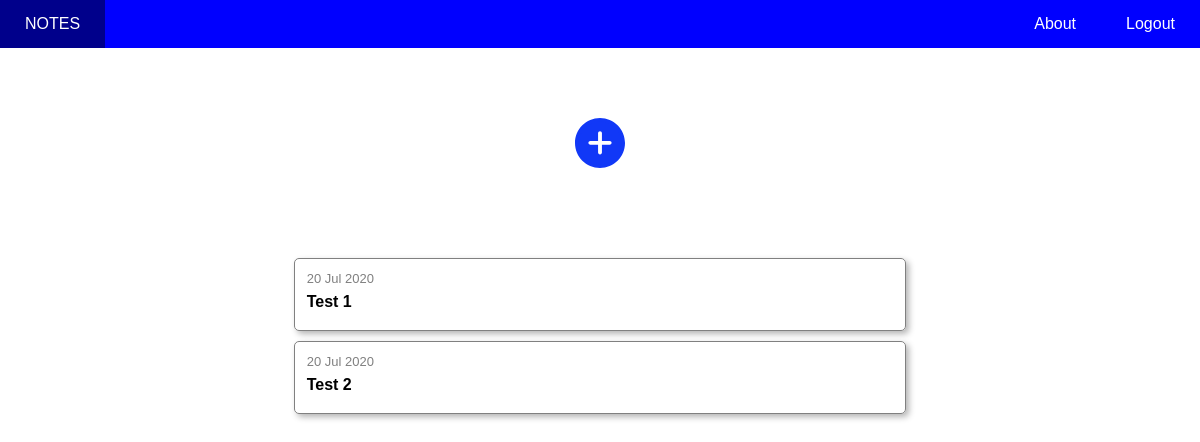
The page /home (signed in) on the database as committed earlier.
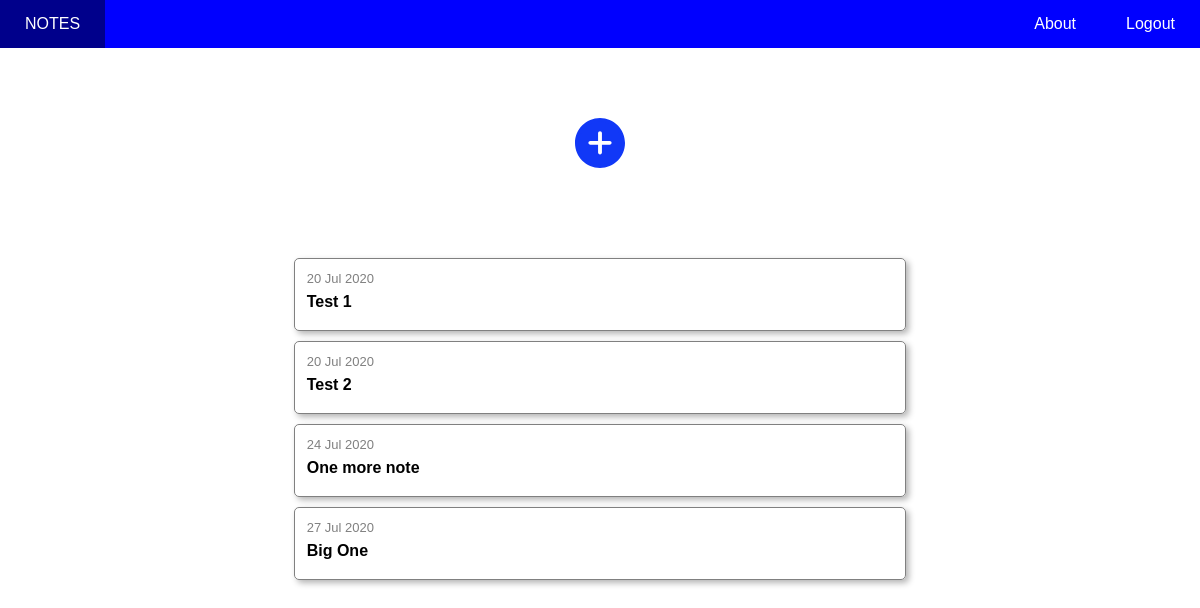
The same page on the database as committed later.
### notesapp/models.py (models this page shows, shortened)
class Note(db.Model):
    id = db.Column(db.Integer, primary_key=True)
    title = db.Column(db.String(100), nullable=False)
    date_created = db.Column(db.DateTime, nullable=False, default=datetime.utcnow)
    content = db.Column(db.Text, nullable=False)
    user_id = db.Column(db.Integer, db.ForeignKey('user.id'), nullable=False)

### notesapp/routes.py (the view)
@app.route('/home')
def home():
    return render_template('home.html', title='Home', prevnotes=Note.query.filter_by(author=current_user))

### notesapp/models.py (called while the page is built)
@login_manager.user_loader
def load_user(user_id):
    return User.query.get(int(user_id))

### notesapp/templates/home.html
{% extends 'base.html' %}
{% block content %}
    <div class="notes-home">
            <a href="{{ url_for('addnote') }}"><img class="plus" src="{{ url_for('static', filename='images/plus.svg') }}" alt=""></a></button>
        <div class="prevNotes">
            {% if prevnotes %}
                {% for note in prevnotes %}
                    <a href="{{ url_for('note', note_id=note.id) }}">
                        <div class="prevnote" >
                            <p> {{ note.date_created.strftime("%d %b %Y") }} </p>
                            <h4>{{ note.title }}</h4>
                        </div>
                    </a>
                {% endfor %}
            {% endif %}
        </div>
    </div>
{% endblock %}

### notesapp/templates/base.html (shortened to what this page needs)
<html lang="en"></html>
<head>
    <link rel="stylesheet" href="{{ url_for('static', filename='styles/main.css') }}">
    <link rel="stylesheet" href="{{ url_for('static', filename='styles/login-register.css') }}">
    <link rel="stylesheet" href="{{ url_for('static', filename='styles/home.css') }}">
    <link rel="stylesheet" href="{{ url_for('static', filename='styles/landing.css') }}">
</head>
<body>
    <nav>
        <ul>
            {% if current_user.is_authenticated %}
            <li>
                <a class="navbarLink"
                href="{{ url_for('home') }}">
                    NOTES
                </a>
            </li>
            <li style="float: right;">
                <a class="navbarLink" href="{{ url_for('logout') }}">
                    Logout
                </a>
            </li>
            {% endif %}
            <li style="float: right;">
                <a class="navbarLink" href="#">
                    About
                </a>
            </li>
        </ul>
    </nav>
    {% block content %}
    {% endblock %}
</body>
</html>

### notesapp/static/styles/main.css (style rules this page uses)
* { margin: 0; padding: 0; border: 0; outline: 0; vertical-align: baseline; font-family: Arial, Helvetica, sans-serif; --Blue: #0000ff; --EerieBlack: #1D201F; --White: #FFF; }
li { float: left; }
.navbarLink { display: block; padding: 15px 25px; color: white; text-decoration: none; }
ul { list-style-type: none; margin: 0; margin-top: 0; padding: 0; overflow: hidden; width: 100%; height: auto; background-color: blue; }

### notesapp/static/styles/login-register.css (style rules this page uses)
* { margin: 0; padding: 0; border: 0; outline: 0; vertical-align: baseline; font-family: Arial, Helvetica, sans-serif; --Blue: #0000ff; --EerieBlack: #1D201F; --White: #FFF; }

### notesapp/static/styles/home.css (style rules this page uses)
.notes-home { width: 100%; max-width: 650px; margin: 0 auto; margin-right: auto; }
.plus { display: block; margin: 70px auto; width: 50%; max-width: 50px; }
.prevNotes { width: 95%; padding: 10px; margin: 5px auto; }
.prevNotes a { text-decoration: none; color: inherit; }
.prevnote { position: relative; width: 95%; margin: 10px auto; padding: 12px; border: 1px solid gray; border-radius: 5px; box-shadow: 3px 3px 6px rgb(180, 180, 180); }
.prevnote h4 { margin: 7px; margin-left: 0; }
.prevnote p { font-size: small; color: gray; }

Rows that differ between the two databases and show on the page:
added Note: date_created "24 Jul 2020", title "One more note"
added Note: date_created "27 Jul 2020", title "Big One"
